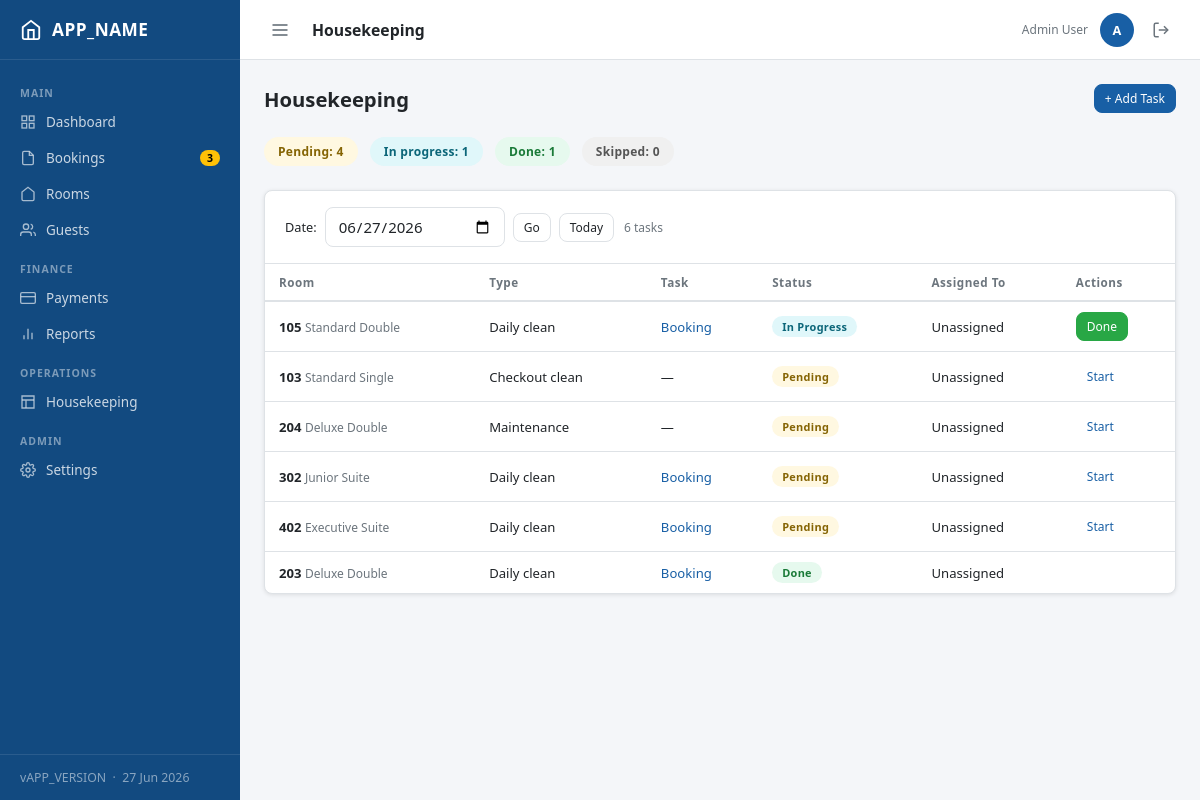
Page /modules/housekeeping/index.php (signed in) on the committed database.
### tables this page shows
CREATE TABLE housekeeping (
    id          INT UNSIGNED AUTO_INCREMENT PRIMARY KEY,
    room_id     INT UNSIGNED NOT NULL,
    booking_id  INT UNSIGNED NULL,
    task_type   ENUM('checkout_clean','daily_clean','deep_clean','maintenance','inspection') NOT NULL DEFAULT 'daily_clean',
    status      ENUM('pending','in_progress','done','skipped') NOT NULL DEFAULT 'pending',
    assigned_to INT UNSIGNED NULL,
    notes       TEXT NULL,
    scheduled_date DATE NOT NULL,
    completed_at   DATETIME NULL,
    created_at  DATETIME NOT NULL DEFAULT CURRENT_TIMESTAMP,
    updated_at  DATETIME NOT NULL DEFAULT CURRENT_TIMESTAMP ON UPDATE CURRENT_TIMESTAMP,
    CONSTRAINT fk_hk_room    FOREIGN KEY (room_id)     REFERENCES rooms(id),
    CONSTRAINT fk_hk_booking FOREIGN KEY (booking_id)  REFERENCES bookings(id) ON DELETE SET NULL,
    CONSTRAINT fk_hk_user    FOREIGN KEY (assigned_to) REFERENCES users(id) ON DELETE SET NULL,
    INDEX idx_hk_date   (scheduled_date),
    INDEX idx_hk_status (status)
);

CREATE TABLE rooms (
    id              INT UNSIGNED AUTO_INCREMENT PRIMARY KEY,
    room_number     VARCHAR(10) NOT NULL UNIQUE,
    room_type_id    INT UNSIGNED NOT NULL,
    floor           TINYINT UNSIGNED NOT NULL DEFAULT 1,
    status          ENUM('available','occupied','cleaning','maintenance','out_of_order') NOT NULL DEFAULT 'available',
    notes           TEXT NULL,
    created_at      DATETIME NOT NULL DEFAULT CURRENT_TIMESTAMP,
    updated_at      DATETIME NOT NULL DEFAULT CURRENT_TIMESTAMP ON UPDATE CURRENT_TIMESTAMP,
    CONSTRAINT fk_rooms_type FOREIGN KEY (room_type_id) REFERENCES room_types(id)
);

CREATE TABLE room_types (
    id              INT UNSIGNED AUTO_INCREMENT PRIMARY KEY,
    name            VARCHAR(80) NOT NULL,
    description     TEXT NULL,
    base_price      DECIMAL(10,2) NOT NULL DEFAULT 0.00,
    max_occupancy   TINYINT UNSIGNED NOT NULL DEFAULT 2,
    amenities       JSON NULL,
    created_at      DATETIME NOT NULL DEFAULT CURRENT_TIMESTAMP
);

### core/Database.php (called while the page is built, shortened)
<?php
class Database {
    private static ?PDO $instance = null;
    public static function getInstance(): PDO {
        if (self::$instance === null) {
            $dsn = sprintf('mysql:host=%s;dbname=%s;charset=%s', DB_HOST, DB_NAME, DB_CHARSET);
            self::$instance = new PDO($dsn, DB_USER, DB_PASS, [
                PDO::ATTR_ERRMODE            => PDO::ERRMODE_EXCEPTION,
                PDO::ATTR_DEFAULT_FETCH_MODE => PDO::FETCH_ASSOC,
                PDO::ATTR_EMULATE_PREPARES   => false,
            ]);
        }
        return self::$instance;
    }
    public static function query(string $sql, array $params = []): array {
        $stmt = self::getInstance()->prepare($sql);
        $stmt->execute($params);
        return $stmt->fetchAll();
    }
    public static function queryOne(string $sql, array $params = []): ?array {
        $rows = self::query($sql, $params);
        return $rows[0] ?? null;
    }
}

### modules/housekeeping/index.php (the view, shortened to what this page needs)
<?php
require_once __DIR__ . '/../../includes/header.php';
$date   = $_GET['date'] ?? date('Y-m-d');
$where  = 'h.scheduled_date=?';
$params = [$date];
$tasks = Database::query("
    SELECT h.*, r.room_number, rt.name AS room_type,
           u.name AS assigned_name
    FROM housekeeping h
    JOIN rooms r ON r.id=h.room_id
    JOIN room_types rt ON rt.id=r.room_type_id
    LEFT JOIN users u ON u.id=h.assigned_to
    WHERE {$where}
    ORDER BY FIELD(h.status,'in_progress','pending','done','skipped'), h.room_id", $params);
$summary = Database::queryOne("
    SELECT
        SUM(status='pending') pending,
        SUM(status='in_progress') in_progress,
        SUM(status='done') done,
        SUM(status='skipped') skipped
    FROM housekeeping WHERE scheduled_date=?", [$date]);
?>
<div class="page-header">
  <h1>Housekeeping</h1>
  <button class="btn btn-primary btn-sm" data-modal-open="addTaskModal">+ Add Task</button>
</div>
<div class="d-flex gap-12 mb-24 flex-wrap">
  <?php foreach (['pending'=>'warning','in_progress'=>'info','done'=>'success','skipped'=>'secondary'] as $s => $c): ?>
    <a href="?date=<?= e($date) ?>&status=<?= $s ?>" class="badge badge-<?= $c ?>" style="font-size:.8rem;padding:6px 14px;cursor:pointer">
      <?= ucfirst(str_replace('_',' ',$s)) ?>: <?= (int)($summary[$s] ?? 0) ?>
    </a>
  <?php endforeach; ?>
</div>
<div class="card">
  <div class="card-header">
    <form method="get" class="d-flex gap-8 align-center">
      <label class="form-label mb-0">Date:</label>
      <input type="date" name="date" class="form-control" value="<?= e($date) ?>" style="width:180px">
      <button type="submit" class="btn btn-ghost btn-sm">Go</button>
      <a href="?date=<?= date('Y-m-d') ?>" class="btn btn-ghost btn-sm">Today</a>
    </form>
    <span class="text-sm text-muted"><?= count($tasks) ?> task<?= count($tasks)!==1?'s':'' ?></span>
  </div>
  <div class="table-wrap">
    <table>
      <thead>
        <tr><th>Room</th><th>Type</th><th>Task</th><th>Status</th><th>Assigned To</th><th>Actions</th></tr>
      </thead>
      <tbody>
      <?php if (empty($tasks)): ?>
        <tr><td colspan="6" class="text-center text-muted" style="padding:30px">No tasks for this date</td></tr>
      <?php else: ?>
        <?php foreach ($tasks as $t): ?>
          <tr>
            <td><strong><?= e($t['room_number']) ?></strong> <span class="text-sm text-muted"><?= e($t['room_type']) ?></span></td>
            <td><?= e(ucfirst(str_replace('_',' ',$t['task_type']))) ?></td>
            <td><?= $t['booking_id'] ? '<a href="'.BASE_URL.'/modules/bookings/view.php?id='.$t['booking_id'].'">Booking</a>' : '—' ?></td>
            <td><?= statusBadge($t['status']) ?></td>
            <td><?= e($t['assigned_name'] ?? 'Unassigned') ?></td>
            <td>
              <div class="d-flex gap-8">
                <?php if ($t['status'] === 'pending'): ?>
                  <a href="update.php?id=<?= $t['id'] ?>&status=in_progress" class="btn btn-sm btn-info">Start</a>
                <?php elseif ($t['status'] === 'in_progress'): ?>
                  <a href="update.php?id=<?= $t['id'] ?>&status=done" class="btn btn-sm btn-success">Done</a>
                <?php endif; ?>
              </div>
            </td>
          </tr>
        <?php endforeach; ?>
      <?php endif; ?>
      </tbody>
    </table>
  </div>
</div>
<?php include __DIR__ . '/../../includes/footer.php'; ?>

### core/helpers.php (shortened to what this page needs)
<?php
function e(mixed $val): string {
    return htmlspecialchars((string)$val, ENT_QUOTES | ENT_SUBSTITUTE, 'UTF-8');
}
function statusBadge(string $status): string {
    $map = [
        'pending'      => 'warning',
        'confirmed'    => 'info',
        'checked_in'   => 'success',
        'checked_out'  => 'secondary',
        'cancelled'    => 'danger',
        'no_show'      => 'dark',
        'available'    => 'success',
        'occupied'     => 'primary',
        'cleaning'     => 'warning',
        'maintenance'  => 'danger',
        'out_of_order' => 'dark',
        'completed'    => 'success',
        'refunded'     => 'secondary',
        'failed'       => 'danger',
        'in_progress'  => 'info',
        'done'         => 'success',
        'skipped'      => 'secondary',
    ];
    $color = $map[$status] ?? 'secondary';
    $label = ucwords(str_replace('_', ' ', $status));
    return "<span class=\"badge badge-{$color}\">{$label}</span>";
}

### assets/css/app.css (style rules this page uses)
:root { --primary: #185FA5; --primary-dark: #124a80; --primary-light: #e8f1fb; --success: #28a745; --warning: #ffc107; --danger: #dc3545; --info: #17a2b8; --secondary: #6c757d; --dark: #343a40; --bg: #f4f6f9; --surface: #ffffff; --border: #dee2e6; --text: #212529; --text-muted: #6c757d; --sidebar-w: 240px; --header-h: 60px; --radius: 8px; --shadow: 0 1px 4px rgba(0,0,0,.10); --shadow-md: 0 4px 12px rgba(0,0,0,.12); }
*, *::before, *::after { box-sizing: border-box; margin: 0; padding: 0; }
html { font-size: 15px; }
body { font-family: 'Segoe UI', system-ui, sans-serif; background: var(--bg); color: var(--text); min-height: 100vh; }
a { color: var(--primary); text-decoration: none; }
button, input, select, textarea { font-family: inherit; font-size: inherit; }
.nav-item svg { flex-shrink: 0; opacity: .8; }
.card { background: var(--surface); border-radius: var(--radius); box-shadow: var(--shadow); border: 1px solid var(--border); }
.card-header { padding: 16px 20px; border-bottom: 1px solid var(--border); display: flex; align-items: center; gap: 10px; }
.table-wrap { overflow-x: auto; }
table { width: 100%; border-collapse: collapse; font-size: .875rem; }
thead th { padding: 10px 14px; text-align: left; font-weight: 600; font-size: .78rem; letter-spacing: .5px; color: var(--text-muted); border-bottom: 2px solid var(--border); white-space: nowrap; }
tbody tr { border-bottom: 1px solid var(--border); transition: background .1s; }
tbody tr:last-child { border-bottom: none; }
td { padding: 10px 14px; vertical-align: middle; }
.badge { display: inline-block; padding: 3px 10px; border-radius: 20px; font-size: .73rem; font-weight: 600; letter-spacing: .3px; }
.badge-success { background: #e6f9ee; color: #1a7a38; }
.badge-warning { background: #fff8e1; color: #856404; }
.badge-info { background: #e0f7fa; color: #0c6679; }
.badge-secondary { background: #f0f0f0; color: #555; }
.btn { display: inline-flex; align-items: center; gap: 6px; padding: 8px 16px; border-radius: var(--radius); font-size: .875rem; font-weight: 500; border: 1px solid transparent; cursor: pointer; transition: background .15s, border-color .15s, box-shadow .15s; white-space: nowrap; text-decoration: none; }
.btn-sm { padding: 5px 10px; font-size: .8rem; }
.btn-primary { background: var(--primary); color: #fff; border-color: var(--primary); }
.btn-success { background: var(--success); color: #fff; border-color: var(--success); }
.btn-ghost { background: transparent; border-color: var(--border); color: var(--text); }
.form-label { display: block; font-size: .85rem; font-weight: 500; margin-bottom: 5px; }
.form-control { display: block; width: 100%; padding: 8px 12px; border: 1px solid var(--border); border-radius: var(--radius); background: var(--surface); color: var(--text); transition: border-color .15s, box-shadow .15s; }
.page-header { display: flex; align-items: center; gap: 12px; margin-bottom: 24px; flex-wrap: wrap; }
.page-header h1 { font-size: 1.35rem; font-weight: 700; flex: 1; }
.text-muted { color: var(--text-muted) !important; }
.text-sm { font-size: .8rem; }
.d-flex { display: flex; }
.align-center { align-items: center; }
.gap-8 { gap: 8px; }
.gap-12 { gap: 12px; }
.mb-0 { margin-bottom: 0; }
.mb-24 { margin-bottom: 24px; }

### rows in the picture
housekeeping: room.room_number "105", room_types.name "Standard Double", task_type "Daily clean", status "In Progress", assigned_name "Unassigned"
housekeeping: room.room_number "103", room_types.name "Standard Single", task_type "Checkout clean", status "Pending", assigned_name "Unassigned"
housekeeping: room.room_number "204", room_types.name "Deluxe Double", task_type "Maintenance", status "Pending", assigned_name "Unassigned"
housekeeping: room.room_number "302", room_types.name "Junior Suite", task_type "Daily clean", status "Pending", assigned_name "Unassigned"
housekeeping: room.room_number "402", room_types.name "Executive Suite", task_type "Daily clean", status "Pending", assigned_name "Unassigned"
housekeeping: room.room_number "203", room_types.name "Deluxe Double", task_type "Daily clean", status "Done", assigned_name "Unassigned"

### other values in the picture
APP_NAME "APP_NAME"
$label "Dashboard Bookings Rooms Guests Payments Reports Housekeeping Settings"
$badge "3"
APP_VERSION "APP_VERSION"
$pageTitle "Housekeeping"
$user['name'] "Admin User"
substr($user['name'],0,1) "A"
str_replace('_',' ',$s) "Pending"
$summary[$s] "4"
str_replace('_',' ',$s) "In progress"
$summary[$s] "1"
str_replace('_',' ',$s) "Done"
str_replace('_',' ',$s) "Skipped"
$summary[$s] "0"
count($tasks) "6"
